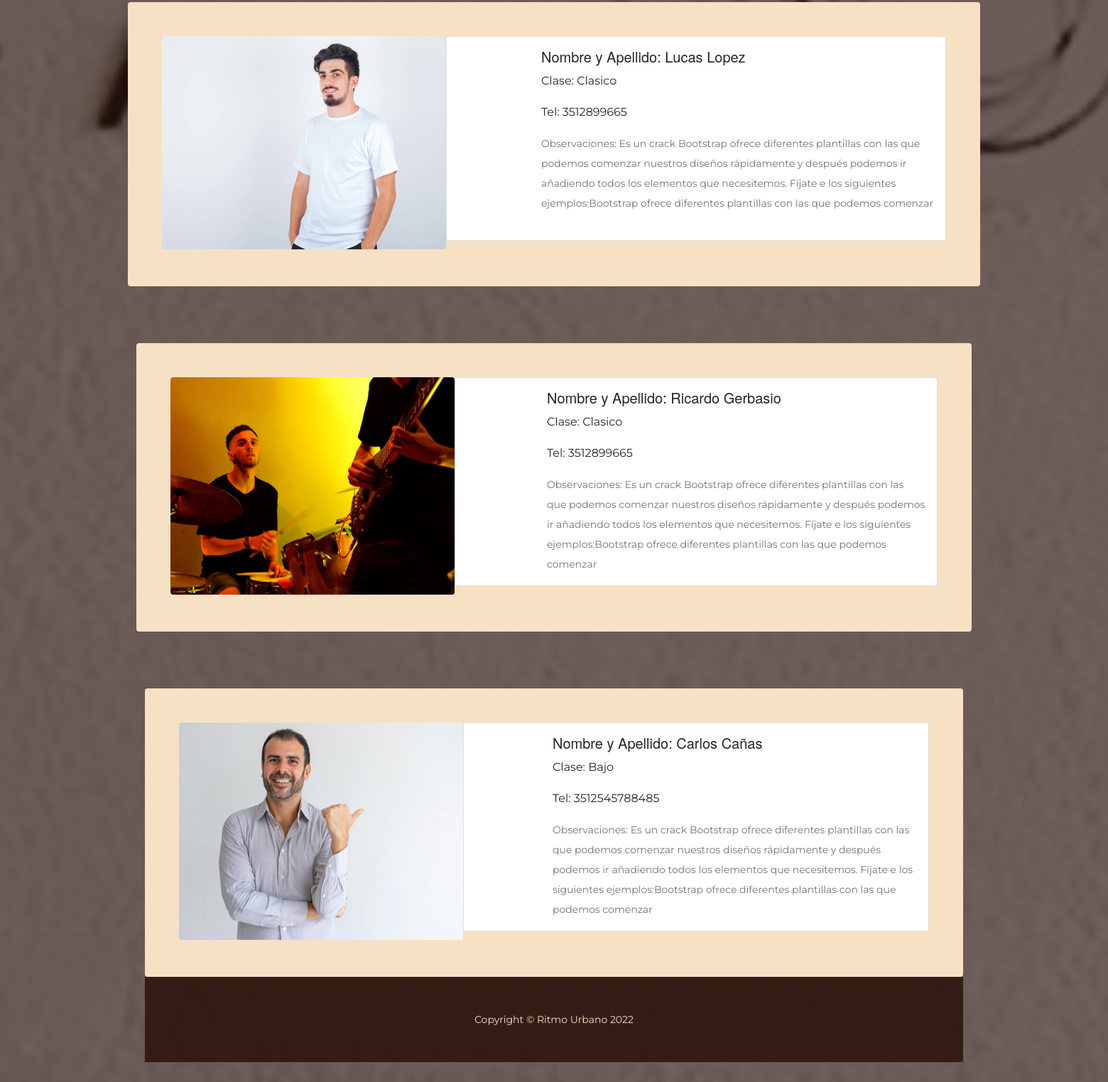
Page /profesor (lower part) on the earlier database version.
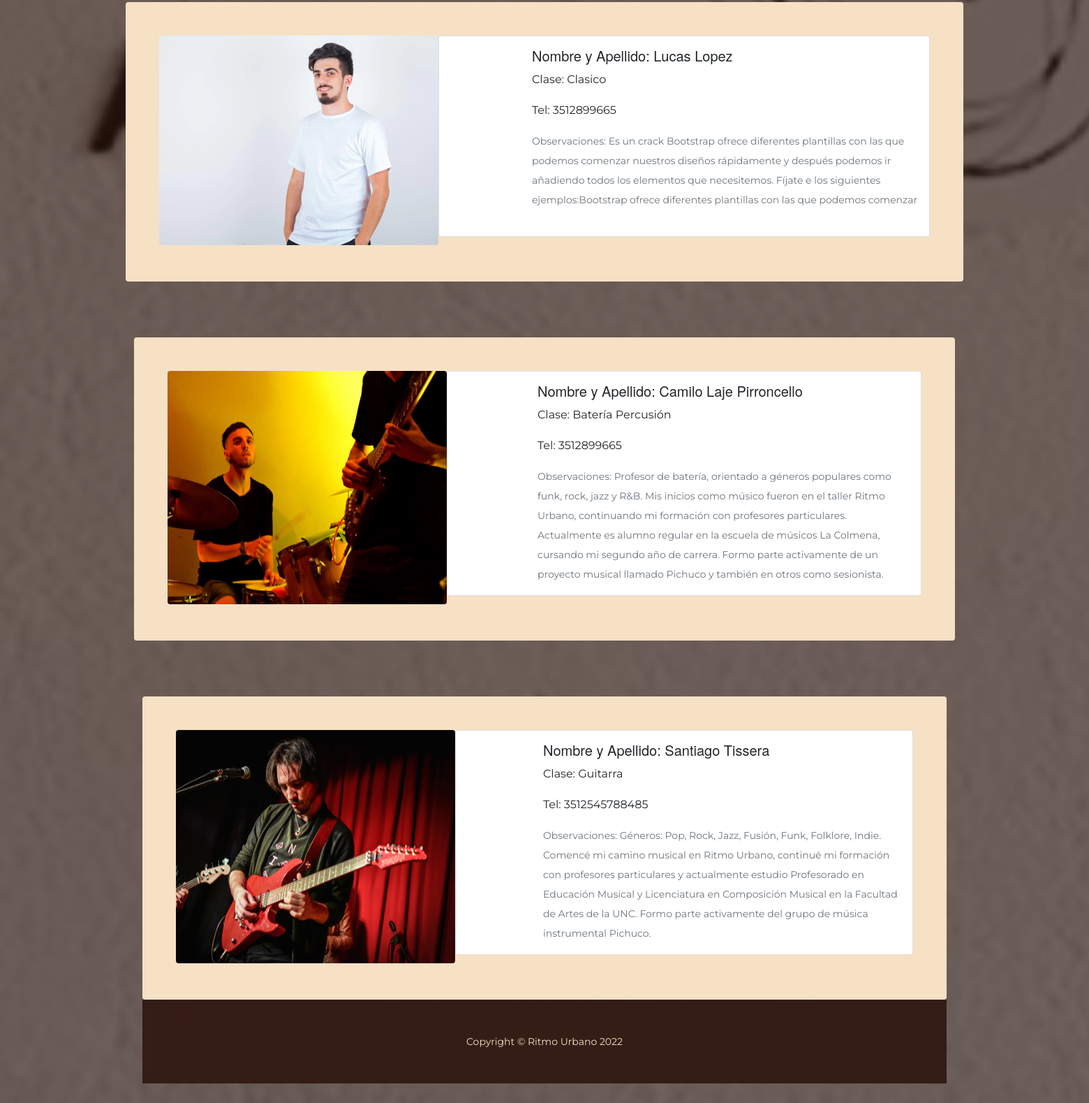
Same page on the later database version.
### AppRitmoUrbano/models.py (models this page shows, shortened)
class Profesor(models.Model):
    imagen = models.ImageField(upload_to='media\media\profesores', null=True, blank = True)
    nombre = models.CharField(max_length=40)
    apellido = models.CharField(max_length=40)
    curso = models.CharField(max_length=40)
    email = models.EmailField
    telefono = models.IntegerField()
    observaciones = models.TextField()

### AppRitmoUrbano/views.py (the view)
# urls.py: path('profesor',views.leerProfesor, name="LeerProfesor"),
def leerProfesor(request):
    profesor = Profesor.objects.all()
    contexto= {"profesor":profesor}
    return render(request, "AppRitmoUrbano/leerprofesor.html", contexto)
    return render (request,'AppRitmoUrbano/buscarCurso.html')

### AppRitmoUrbano/templates/AppRitmoUrbano/leerprofesor.html (shortened to what this page needs)
{% extends "AppRitmoUrbano/index.html" %}
{% load static %}
{% block contenidoQueCambia %}
<br>
    <br><br>
    {% for p in profesor %}
    <section class="page-section">
        <div class="container">
            <div class="product-item">
                <div class="product-item-title d-flex">
                            <div class="bg-faded p-5 d-flex ms-auto rounded">
                            <img src="{{p.imagen.url}}" class="product-item-img mx-auto d-flex rounded img-fluid mb-4 mb-lg-1" alt="...">
            <div class="card mb-3">
                <div class="row g-0">
                  <div class="col-md-2">
                  </div>
                  <div class="col-md-10">
                    <div class="card-body">
                        <h5 class="card-title" style= "font-family: montserrat semibold, helvetica neue, open sans, source sans pro">Nombre y Apellido: {{p.nombre}} {{p.apellido}}</h5>
                        <p class="card-text" style= "font-family: montserrat, helvetica neue, open sans, source sans pro">Clase: {{p.curso}}</p>
                        <p class="card-text" style= "font-family: montserrat, helvetica neue, open sans, source sans pro">Tel: {{p.telefono}}</p>
                        <p class="card-text" style= "font-family: montserrat, helvetica neue, open sans, source sans pro"><small class="text-muted">Observaciones: {{p.observaciones}}</small></p>
                    </div>
                  </div>
                </div>
            </div>
        </div>
            </div>
    <br>
    <br>
    {% endfor %}
{% endblock %}

### AppRitmoUrbano/templates/AppRitmoUrbano/index.html (shortened to what this page needs)
<!DOCTYPE html>
<html lang="en">
    <head>
        {% load static %}
        <link href="{%static 'AppRitmoUrbano/css/styles.css' %}" rel="stylesheet" />
    </head>
    <body>
        {% block contenidoQueCambia %}{% endblock %}
        <footer class="footer text-faded text-center py-5">
            <div class="container"><p class="m-0 small" style= "font-family: montserrat, helvetica neue, open sans, source sans pro">Copyright &copy; Ritmo Urbano 2022</p></div>
        </footer>
    </body>
</html>

Differences in the rows shown:
changed Profesor: nombre "Ricardo" → "Camilo"; apellido "Gerbasio" → "Laje Pirroncello"; curso "Clasico" → "Batería Percusión"; observaciones "Es un crack Bootstrap ofrece diferentes plantillas con las que podemos comenzar nuestros diseños rápidamente y después podemos ir añadiendo todos los elementos que necesitemos. Fíjate e los siguientes ejemplos:Bootstrap ofrece diferentes plantillas con las que podemos comenzar" → "Profesor de batería, orientado a géneros populares como funk, rock, jazz y R&B. Mis inicios como músico fueron en el taller Ritmo Urbano, continuando mi formación con profesores particulares. Actualmente es alumno regular en la escuela de músicos La Colmena, cursando mi segundo año de carrera. Formo parte activamente de un proyecto musical llamado Pichuco y también en otros como sesionista."
changed Profesor: imagen: a different picture; nombre "Carlos" → "Santiago"; apellido "Cañas" → "Tissera"; curso "Bajo" → "Guitarra"; observaciones "Es un crack Bootstrap ofrece diferentes plantillas con las que podemos comenzar nuestros diseños rápidamente y después podemos ir añadiendo todos los elementos que necesitemos. Fíjate e los siguientes ejemplos:Bootstrap ofrece diferentes plantillas con las que podemos comenzar" → "Géneros: Pop, Rock, Jazz, Fusión, Funk, Folklore, Indie. Comencé mi camino musical en Ritmo Urbano, continué mi formación con profesores particulares y actualmente estudio Profesorado en Educación Musical y Licenciatura en Composición Musical en la Facultad de Artes de la UNC. Formo parte activamente del grupo de música instrumental Pichuco."
